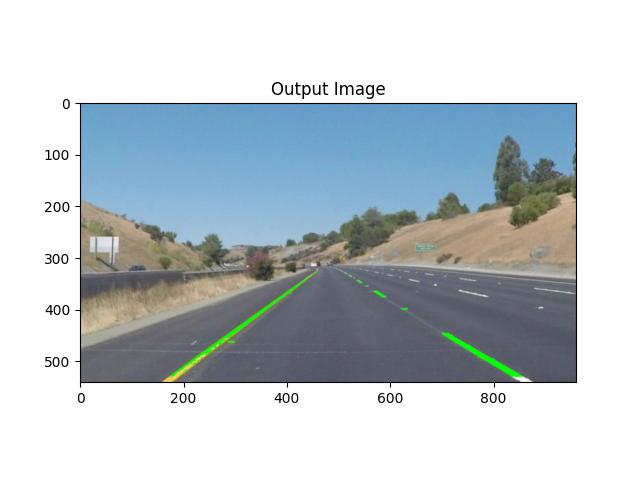

The script that saved this image:
import matplotlib.pyplot as plt
import matplotlib.image as mpimg
import numpy as np

# Read in the image
image = mpimg.imread('road.jpeg')

# Grab the x and y size and make a copy of the image
ysize = image.shape[0]
xsize = image.shape[1]
color_select = np.copy(image)
line_image = np.copy(image)

# Define color selection criteria
# MODIFY THESE VARIABLES TO MAKE YOUR COLOR SELECTION
red_threshold = 150
green_threshold = 150
blue_threshold = 100

rgb_threshold = [red_threshold, green_threshold, blue_threshold]

# Define the vertices of a triangular mask.
# Keep in mind the origin (x=0, y=0) is in the upper left
# MODIFY THESE VALUES TO ISOLATE THE REGION 
# WHERE THE LANE LINES ARE IN THE IMAGE
left_bottom = [160, 530]
right_bottom = [870, 530]
apex = [480, 310]

# Perform a linear fit (y=Ax+B) to each of the three sides of the triangle
# np.polyfit returns the coefficients [A, B] of the fit
fit_left = np.polyfit((left_bottom[0], apex[0]), (left_bottom[1], apex[1]), 1)
fit_right = np.polyfit((right_bottom[0], apex[0]), (right_bottom[1], apex[1]), 1)
fit_bottom = np.polyfit((left_bottom[0], right_bottom[0]), (left_bottom[1], right_bottom[1]), 1)

# Mask pixels below the threshold
color_thresholds = (image[:,:,0] < rgb_threshold[0]) | \
                    (image[:,:,1] < rgb_threshold[1]) | \
                    (image[:,:,2] < rgb_threshold[2])

# Find the region inside the lines
XX, YY = np.meshgrid(np.arange(0, xsize), np.arange(0, ysize))
region_thresholds = (YY > (XX*fit_left[0] + fit_left[1])) & \
                    (YY > (XX*fit_right[0] + fit_right[1])) & \
                    (YY < (XX*fit_bottom[0] + fit_bottom[1]))
                    
# Mask color and region selection
color_select[color_thresholds | ~region_thresholds] = [0, 0, 0]
# Color pixels red where both color and region selections met
line_image[~color_thresholds & region_thresholds] = [0, 255, 0]

# Display the image and show region and color selections
plt.imshow(image)
x = [left_bottom[0], right_bottom[0], apex[0], left_bottom[0]]
y = [left_bottom[1], right_bottom[1], apex[1], left_bottom[1]]
plt.plot(x, y, 'r--', lw=4)
plt.title("Region Of Interest")
plt.savefig("regionOf_interest.jpeg")
plt.show()

plt.imshow(color_select)
plt.title("Color Selection")
plt.savefig("masked_color_selection.jpeg")
plt.show()

plt.imshow(line_image)
plt.title("Output Image")
plt.savefig("range_masking.jpeg")
plt.show()
